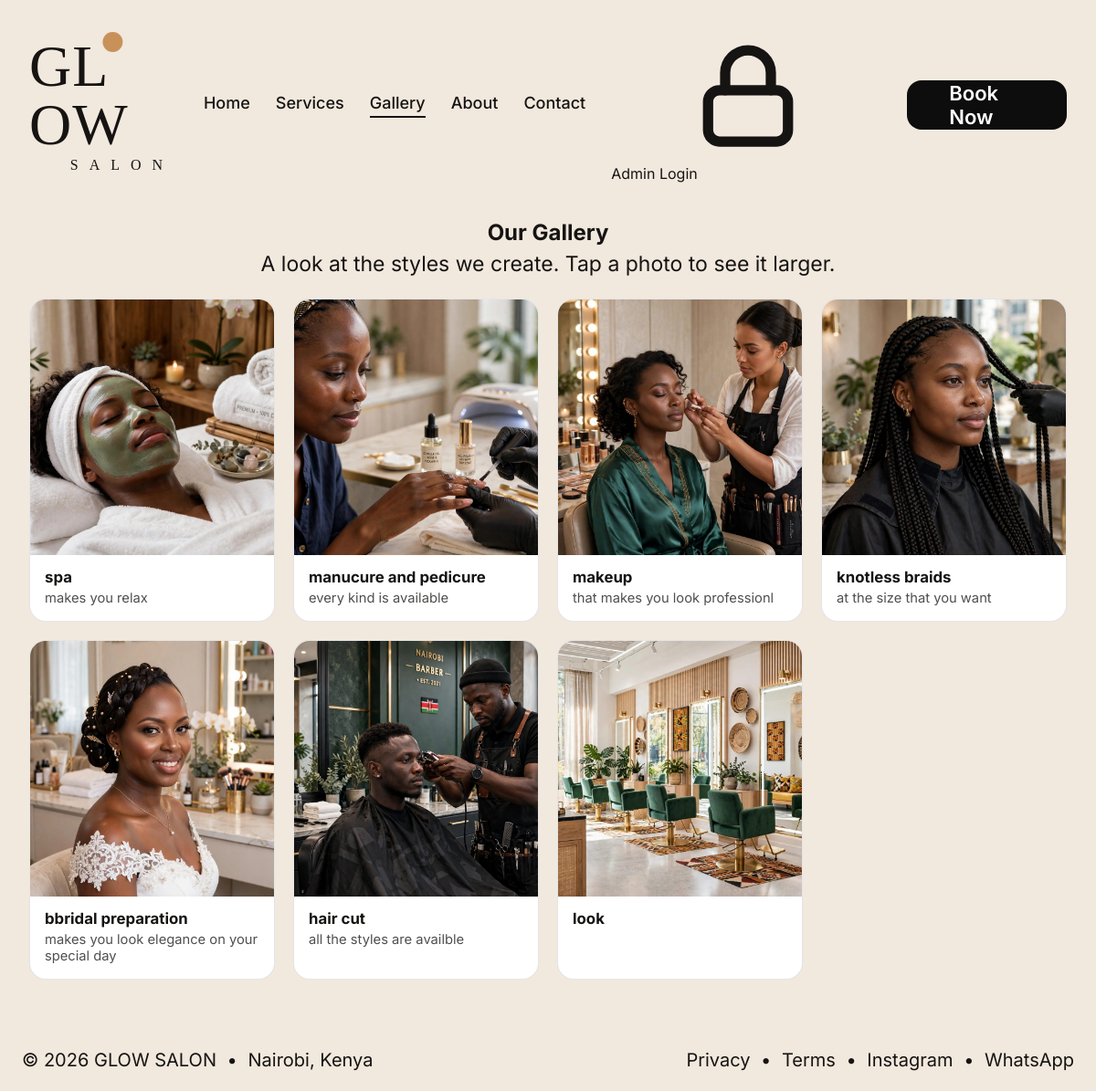
Page /gallery/ on the committed database.
### Dashboard/models.py (models this page shows, shortened)
class GalleryItem(models.Model):
    name = models.CharField("Hairstyle name", max_length=100)
    description = models.TextField(blank=True)
    image = models.ImageField(upload_to="gallery/")
    created = models.DateTimeField(auto_now_add=True)
    class Meta:
        ordering = ["-created"]

### Dashboard/views.py (the view, shortened to what this page needs)
# urls.py: path("gallery/", views.gallery, name="gallery"),
def gallery(request):
    form = GalleryItemForm()
    return render(request, "gallery.html", {
        "items": GalleryItem.objects.all(),
        "form": form,
    })

### Dashboard/templates/gallery.html (shortened to what this page needs)
{% load static %}
<!DOCTYPE html>
<html lang="en">
<head>
  <link rel="stylesheet" href="{% static 'style.css' %}">
</head>
<body>
  <header class="header container">
    <a href="{% url 'index' %}" class="logo" aria-label="Glow Salon home">
      <span class="logo__word">GL<span class="logo__o">O</span>W</span>
      <span class="logo__sub">SALON</span>
    </a>
    <nav class="nav" aria-label="Main">
      <a href="{% url 'index' %}" class="nav__link">Home</a>
      <a href="{% url 'services' %}" class="nav__link">Services</a>
      <a href="{% url 'gallery' %}" class="nav__link is-active">Gallery</a>
      <a href="{% url 'about' %}" class="nav__link">About</a>
      <a href="{% url 'contact' %}" class="nav__link">Contact</a>
      {% if request.user.is_staff %}
        <a href="{% url 'dashboard' %}" class="nav__admin"><svg><use href="#i-lock"/></svg> Dashboard</a>
      {% else %}
        <a href="{% url 'dashboard_login' %}" class="nav__admin"><svg><use href="#i-lock"/></svg> Admin Login</a>
      {% endif %}
      <a href="{% url 'index' %}#book" class="btn btn--dark nav__cta">Book Now</a>
    </nav>
  </header>
  <main>
    <section class="gallery-head container">
      <h1>Our Gallery</h1>
      <p class="section-sub">A look at the styles we create. Tap a photo to see it larger.</p>
    </section>
    <section class="gallery container" id="gallery">
      {% if items %}
        <div class="gallery__grid">
          {% for item in items %}
            <figure class="gallery__item">
              <button type="button" class="gallery__open"
                      data-src="{{ item.image.url }}"
                      data-name="{{ item.name }}"
                      data-desc="{{ item.description }}"
                      aria-label="View {{ item.name }}">
                <img src="{{ item.image.url }}" alt="{{ item.name }}" loading="lazy">
              </button>
              <figcaption>
                <h3>{{ item.name }}</h3>
                {% if item.description %}<p>{{ item.description|truncatechars:90 }}</p>{% endif %}
              </figcaption>
            </figure>
          {% endfor %}
        </div>
      {% else %}
        <p class="section-sub">No photos yet. Please check back soon.</p>
      {% endif %}
    </section>
  </main>
  <footer class="footer container" id="contact">
    <p>© {% now "Y" %} GLOW SALON <i>•</i> Nairobi, Kenya</p>
    <nav aria-label="Footer">
      <a href="#">Privacy</a> <i>•</i> <a href="#">Terms</a> <i>•</i>
      <a href="#">Instagram</a> <i>•</i> <a href="#">WhatsApp</a>
    </nav>
  </footer>
</body>
</html>

### static/style.css (style rules this page uses)
:root { --bg: #f1e8de; --bg-light: #f5ede4; --card: #f8f2ec; --ink: #161412; --muted: #3b3733; --gold: #d9b98f; --cream: #ecdcc3; --dark: #0d0d0d; --serif: "Playfair Display", "Didot", Georgia, serif; --sans: "Inter", system-ui, -apple-system, "Segoe UI", Roboto, sans-serif; }
*, *::before, *::after { box-sizing: border-box; }
html { scroll-behavior: smooth; }
body { margin: 0; background: var(--bg); color: var(--ink); font-family: var(--sans); -webkit-font-smoothing: antialiased; }
a { color: inherit; text-decoration: none; }
svg { display: block; }
i { font-style: normal; margin: 0 6px; }
h1, h2, h3, p { margin: 0; }
.container { width: min(1584px, 100% - 64px); margin-inline: auto; }
.btn { display: inline-flex; align-items: center; justify-content: center; gap: 12px; font-weight: 600; font-size: 20px; border-radius: 18px; transition: background .15s, transform .15s; }
.btn--dark { background: var(--dark); color: #fff; }
.header { display: flex; align-items: center; justify-content: space-between; padding: 30px 0 0; }
.logo { display: inline-flex; flex-direction: column; align-items: center; line-height: 1; }
.logo__word { position: relative; font-family: var(--serif); font-size: 64px; font-weight: 400; letter-spacing: 1px; }
.logo__o { position: relative; }
.logo__o::before { content: ""; position: absolute; top: -2px; left: 50%; width: 22px; height: 22px; border-radius: 50%; background: #c8915a; transform: translateX(-30%); }
.logo__sub { font-family: var(--serif); font-size: 16px; letter-spacing: 12px; margin-top: 4px; padding-left: 12px; }
.nav { display: flex; align-items: center; gap: 52px; }
.nav__link { font-size: 22px; font-weight: 500; padding-bottom: 4px; border-bottom: 2px solid transparent; }
.nav__link.is-active { border-bottom-color: var(--ink); }
.nav__cta { height: 54px; padding: 0 46px; font-size: 22px; border-radius: 16px; margin-left: -4px; }
.section-sub { font-size: 23px; color: var(--ink); margin-top: 2px; }
.footer { display: flex; justify-content: space-between; align-items: center; flex-wrap: wrap; gap: 8px; width: min(1624px, 100% - 48px); padding: 20px 0 22px; font-size: 20px; }
@media (max-width: 1200px) { .nav { gap: 28px; } }
@media (max-width: 1200px) { .nav__link { font-size: 18px; } }

### Dashboard/templates/gallery.html (style rules this page uses)
.gallery-head { text-align: center; padding-top: 40px; }
.gallery-head h1 { margin: 0 0 6px; }
.gallery { padding-top: 24px; padding-bottom: 56px; }
.gallery__grid { display: grid; grid-template-columns: repeat(auto-fill, minmax(250px, 1fr)); gap: 20px; }
.gallery__item { margin: 0; border: 1px solid rgba(0, 0, 0, .1); border-radius: 18px; overflow: hidden; background: #fff; }
.gallery__open { display: block; width: 100%; padding: 0; border: 0; background: none; cursor: zoom-in; overflow: hidden; }
.gallery__open img { width: 100%; height: 280px; object-fit: cover; display: block; transition: transform .3s ease; }
.gallery__item figcaption { padding: 14px 16px 16px; }
.gallery__item h3 { margin: 0 0 4px; font-size: 1.05rem; }
.gallery__item p { margin: 0; opacity: .75; font-size: .92rem; }
.gallery__grid { display: grid !important; grid-template-columns: repeat(auto-fill, minmax(250px, 1fr)) !important; gap: 20px; }
.gallery__open img, .gallery__item img { width: 100% !important; height: 280px !important; object-fit: cover; display: block; }

### rows in the picture
GalleryItem: image (picture), name "spa", description "makes you relax"
GalleryItem: image (picture), name "manucure and pedicure", description "every kind is available"
GalleryItem: image (picture), name "makeup", description "that makes you look professionl"
GalleryItem: image (picture), name "knotless braids", description "at the size that you want"
GalleryItem: image (picture), name "bbridal preparation", description "makes you look elegance on your special day"
GalleryItem: image (picture), name "hair cut", description "all the styles are availble"
GalleryItem: image (picture), name "look"
